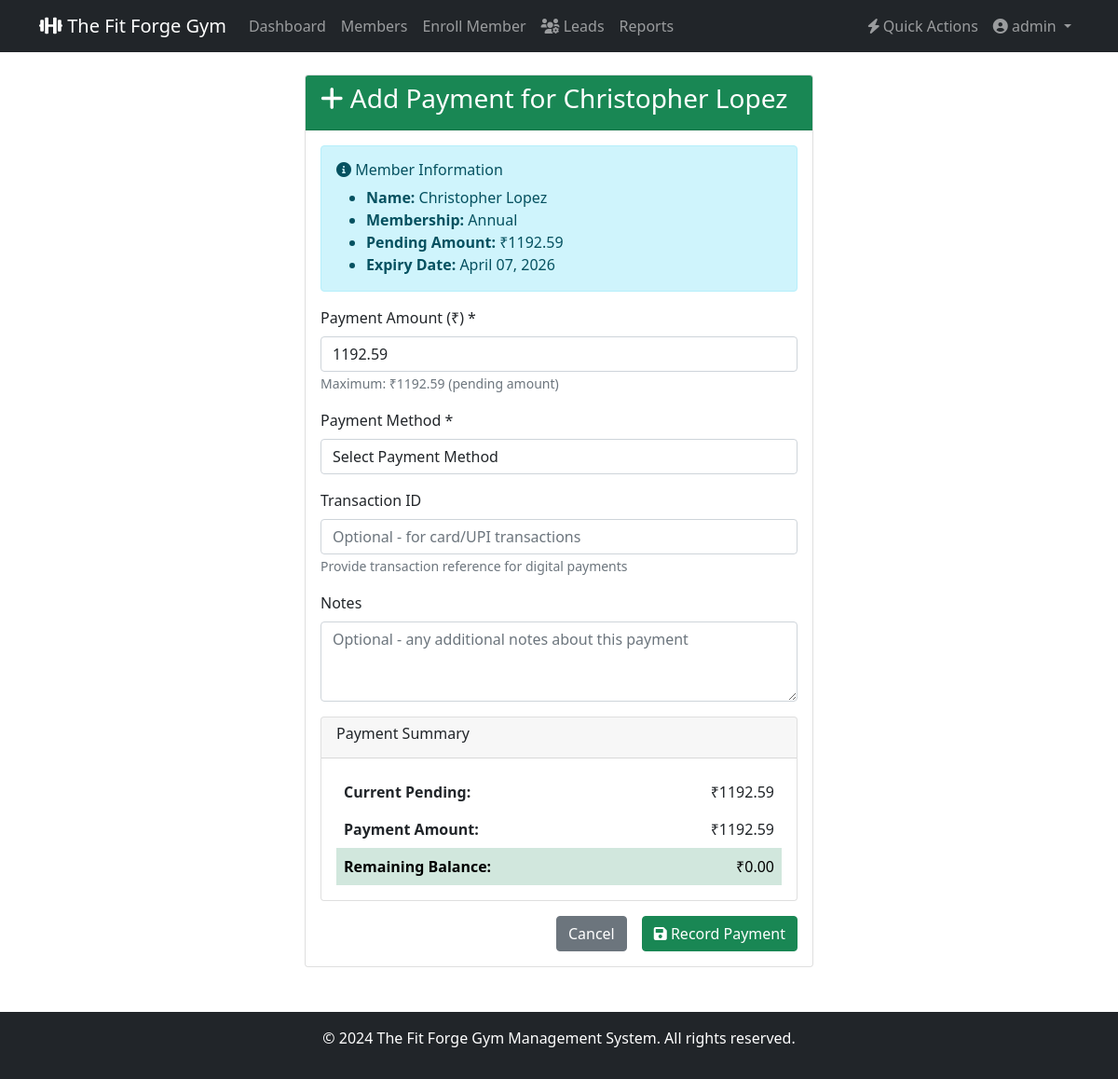
The page /members/14/payment/ (signed in) on the database as committed earlier.
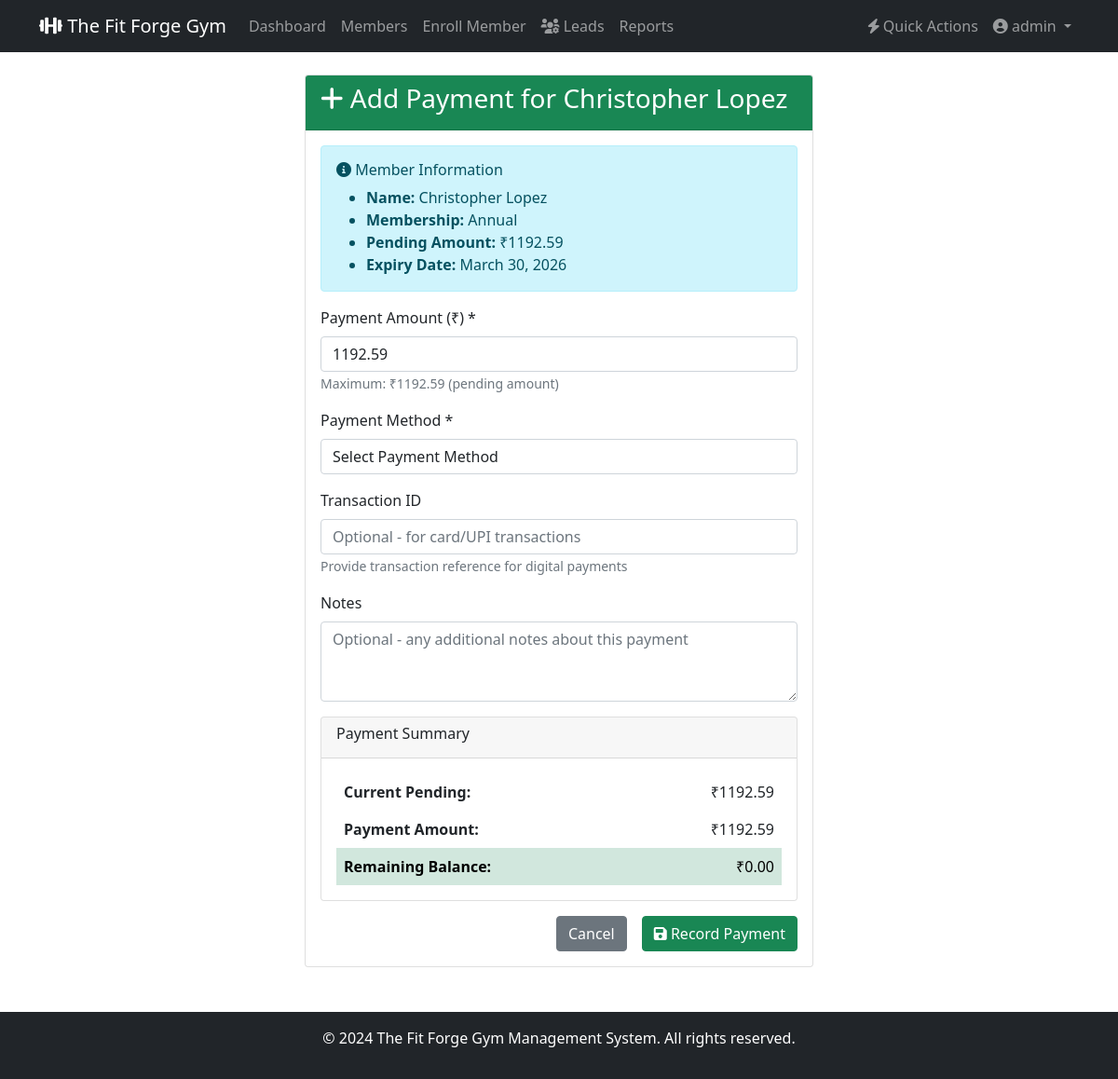
The same page on the database as committed later.
### members/models.py (models this page shows, shortened)
class Member(models.Model):
    MEMBERSHIP_TYPES = [
        ('monthly', 'Monthly'),
        ('quarterly', 'Quarterly'),
        ('half_yearly', 'Half-Yearly'),
        ('annual', 'Annual'),
    ]
    PAYMENT_TYPES = [
        ('cash', 'Cash'),
        ('card', 'Card'),
        ('upi', 'UPI'),
        ('cheque', 'Cheque'),
    ]
    GENDER_CHOICES = [
        ('M', 'Male'),
        ('F', 'Female'),
        ('O', 'Other'),
    ]
    name = models.CharField(max_length=100, help_text="Full name of the member")
    email = models.EmailField(unique=True, blank=True, null=True, help_text="Email address for communication (optional)")
    mobile_phone = models.CharField(
        max_length=15,
        blank=True,
        null=True,
        help_text="Contact number (optional)"
    )
    date_of_birth = models.DateField(blank=True, null=True, help_text="Date of birth (optional)")
    gender = models.CharField(max_length=1, choices=GENDER_CHOICES, default='M')
    address = models.TextField(blank=True, help_text="Complete address (optional)")
    member_since = models.DateField(default=date.today, help_text="Date when member joined")
    membership_type = models.CharField(max_length=20, choices=MEMBERSHIP_TYPES, default='monthly')
    expiry_date = models.DateField(blank=True, null=True, help_text="Membership expiry date (auto-calculated if not provided)")
    payment_amount = models.DecimalField(max_digits=10, decimal_places=2, help_text="Total membership fee")
    pending_amount = models.DecimalField(max_digits=10, decimal_places=2, default=0, help_text="Amount pending")
    payment_type = models.CharField(max_length=20, choices=PAYMENT_TYPES, default='cash')
    is_active = models.BooleanField(default=True, help_text="Is membership active")
    created_at = models.DateTimeField(auto_now_add=True)
    updated_at = models.DateTimeField(auto_now=True)
    profile_picture = models.ImageField(upload_to='member_photos/', blank=True, null=True)
    class Meta:
        ordering = ['-created_at']
        verbose_name = "Gym Member"
        verbose_name_plural = "Gym Members"

### members/views.py (the view, shortened to what this page needs)
# urls.py: path('members/<int:pk>/payment/', views.add_payment, name='add_payment'),
@login_required
def add_payment(request, pk):
    member = get_object_or_404(Member, pk=pk)
    return render(request, 'members/add_payment.html', {'member': member})

### templates/members/add_payment.html (shortened to what the changed rows need)
{% extends 'base.html' %}
{% block content %}
<div class="row">
    <div class="col-lg-6 mx-auto">
        <div class="card">
            <div class="card-header bg-success text-white">
                <h3><i class="fas fa-plus"></i> Add Payment for {{ member.name }}</h3>
            </div>
            <div class="card-body">
                <div class="alert alert-info">
                    <ul class="mb-0">
                        <li><strong>Name:</strong> {{ member.name }}</li>
                        <li><strong>Membership:</strong> {{ member.get_membership_type_display }}</li>
                        <li><strong>Pending Amount:</strong> ₹{{ member.pending_amount }}</li>
                        <li><strong>Expiry Date:</strong> {{ member.expiry_date|date:"F d, Y" }}</li>
                    </ul>
                </div>
                <form method="post">
                    <div class="mb-3">
                        <label for="amount" class="form-label">Payment Amount (₹) *</label>
                        <input type="number" class="form-control" id="amount" name="amount"
                               step="0.01" min="0" max="{{ member.pending_amount }}"
                               value="{{ member.pending_amount }}" required>
                        <small class="form-text text-muted">
                            Maximum: ₹{{ member.pending_amount }} (pending amount)
                        </small>
                    </div>
                    <div class="card mb-3">
                        <div class="card-body">
                            <table class="table table-borderless mb-0">
                                <tr>
                                    <th>Current Pending:</th>
                                    <td class="text-end">₹{{ member.pending_amount }}</td>
                                </tr>
                                <tr>
                                    <th>Payment Amount:</th>
                                </tr>
                                <tr class="table-success">
                                    <th>Remaining Balance:</th>
                                </tr>
                            </table>
                        </div>
                    </div>
                </form>
            </div>
        </div>
    </div>
</div>
{% endblock %}

Rows that differ between the two databases and show on the page:
changed Member "Christopher Lopez": expiry_date "April 07, 2026" → "March 30, 2026"
